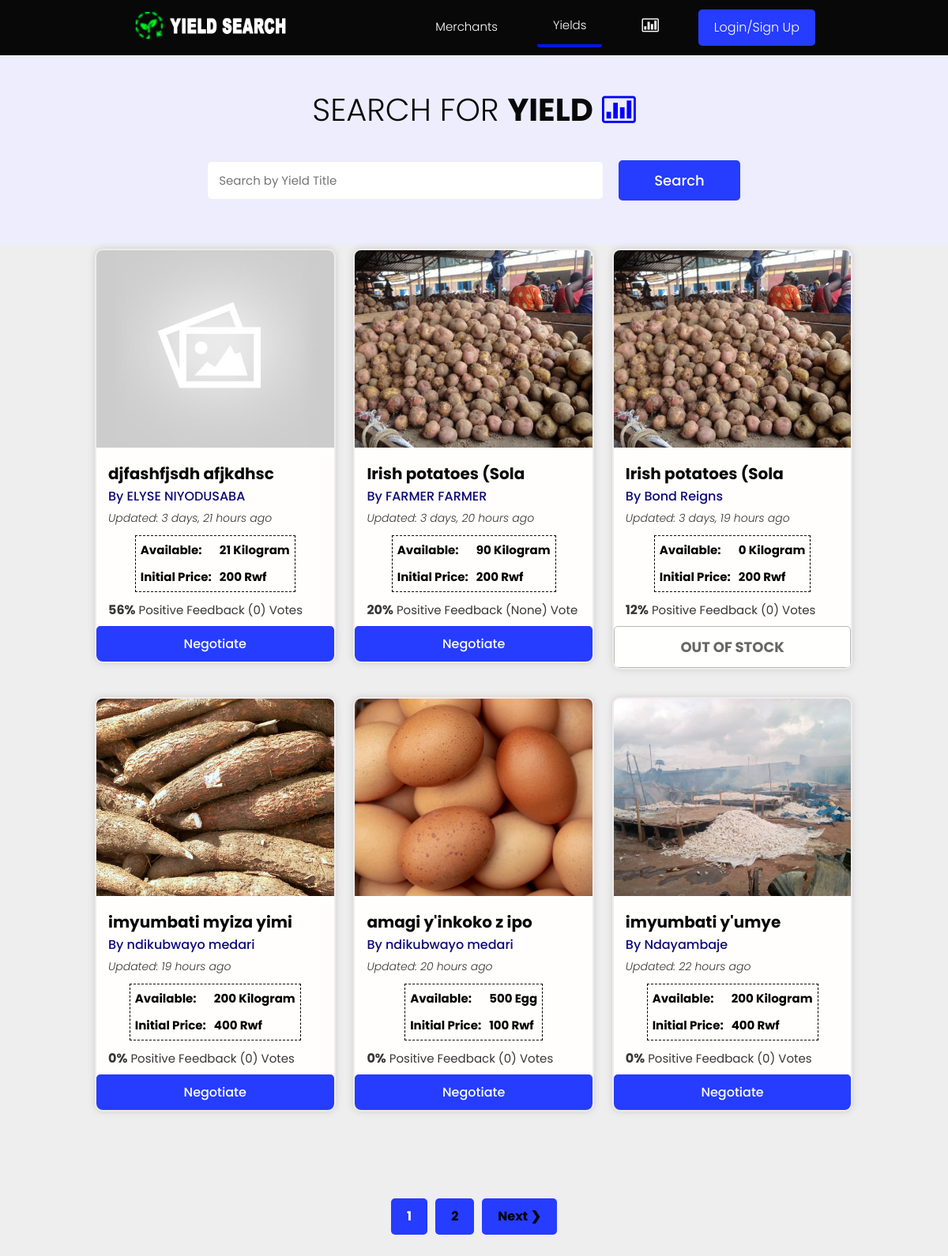
/products/, run on an earlier commit of the app's database.
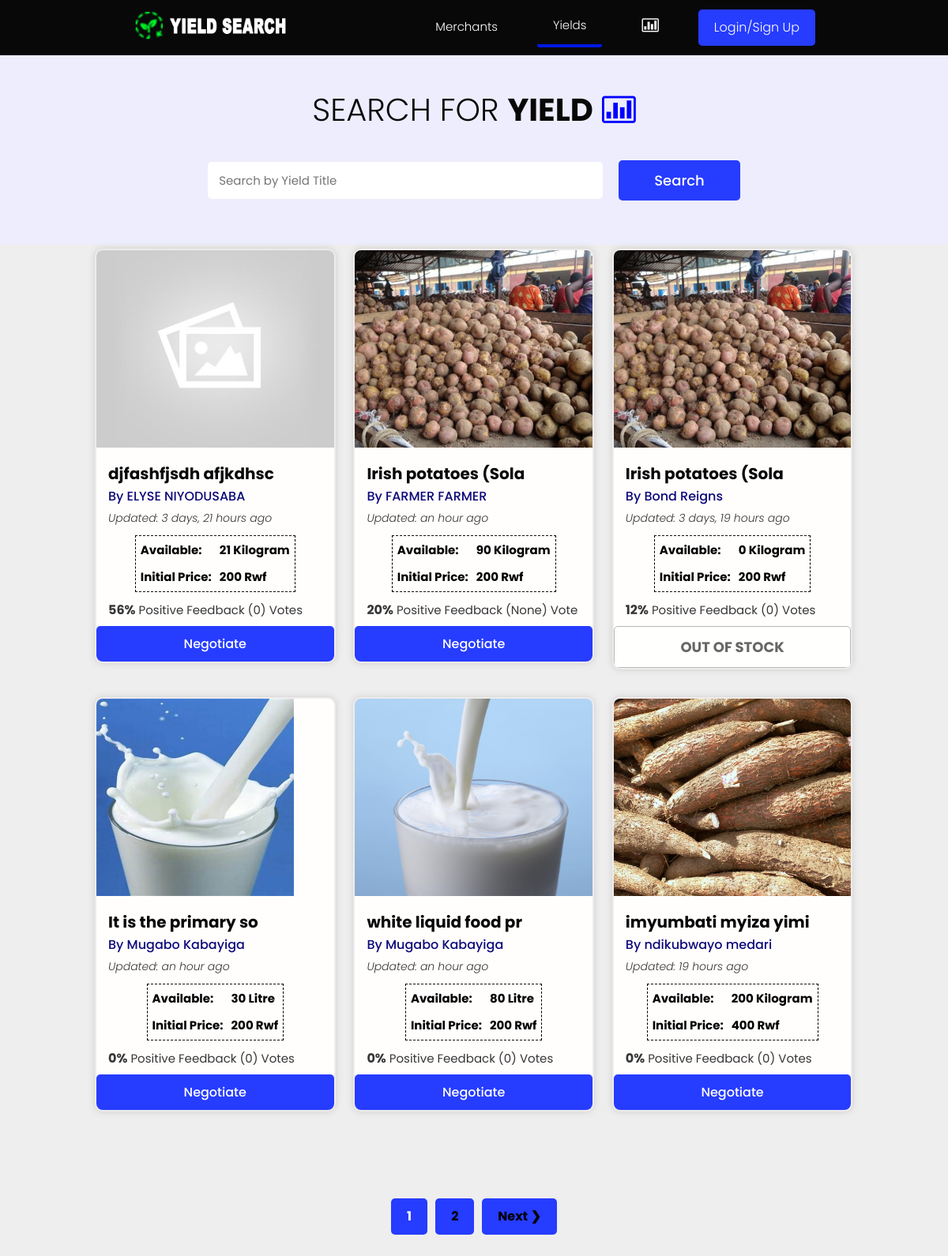
And on a later commit of the database.
### products/models.py (models this page shows, shortened)
class Product(models.Model):
    owner = models.ForeignKey(Profile, null=True, blank=True, on_delete=models.CASCADE, related_name='owner')
    name = models.ForeignKey('SingleProduct', default=uuid.uuid4, on_delete=models.CASCADE, null=True, related_name = 'product')
    description = models.TextField(null=True, blank=True)
    featured_image = models.ImageField(null=True, blank=True, default="default.jpg")
    quantity = models.PositiveIntegerField(null=True, blank=True, default=0)
    location = models.CharField(max_length=100, null=True, blank=True)
    payments = models.ManyToManyField('Payment', blank=True, default="In Hand")
    instock = models.BooleanField(blank=True, null=True, default=True)
    vote_total = models.IntegerField(default=0, null=True, blank=True)
    vote_ratio = models.IntegerField(default=0, null=True, blank=True)
    updated = models.DateTimeField(auto_now=True)
    created = models.DateTimeField(auto_now_add=True)
    id = models.UUIDField(default=uuid.uuid4, unique=True,primary_key=True, editable=True)
    class Meta:
        ordering = ['-vote_ratio', '-vote_total', '-created']
    @property
    def imageURL(self):
        try:
            url = self.featured_image.url
        except:
            url = ''
        return url

class SingleProduct(models.Model):
    name = models.CharField(max_length=200, null=True, blank=True, default="Ibirayi")
    price = models.PositiveIntegerField(null=True, blank=True, default=0)
    unity = models.CharField(max_length=200, null=True, blank=True, default="Kilogram")
    created = models.DateTimeField(auto_now_add=True)
    updated = models.DateTimeField(auto_now=True)
    id = models.UUIDField(default=uuid.uuid4, unique=True,
                          primary_key=True, editable=False)
    class Meta:
        verbose_name_plural = "Category"

### users/models.py (models this page shows, shortened)
class Profile(models.Model):
    user = models.OneToOneField(
        User, on_delete=models.CASCADE, null=True, blank=True, related_name="profile")
    name = models.CharField(max_length=200, blank=True, null=True)
    email = models.EmailField(max_length=500, blank=True, null=True)
    username = models.CharField(max_length=200, blank=True, null=True)
    born = models.DateField(max_length=200, null=True, verbose_name="Date of Birth")
    username = models.CharField(max_length=200, blank=True, null=True)
    location = models.CharField(max_length=200, blank=True, null=True)
    nid = models.PositiveIntegerField(max_length=16, blank=True, null=True)
    bio = models.TextField(blank=True, null=True)
    profile_image = models.ImageField(
        null=True, blank=True, upload_to='profiles/', default="profiles/user-default.png")
    account = models.CharField(max_length=200, blank=True, null=True)
    phone1 = models.CharField(blank=True,  max_length=13,  null=True, help_text='Example +2507XXXXXXXXXXX')
    phone2 = models.CharField(blank=True,  max_length=13, null=True, help_text='Example +2507XXXXXXXXXXX')
    created = models.DateTimeField(auto_now_add=True)
    updated = models.DateTimeField(auto_now=True)
    id = models.UUIDField(default=uuid.uuid4, unique=True,
                          primary_key=True, editable=False)
    class Meta:
        ordering = ['created']

### products/views.py (the view)
# urls.py: path('products/', include('products.urls')),
def products(request):
    if request.user.is_staff:
        return redirect('adminlog')
    if request.user.is_authenticated:
        check = request.user.profile
        if check.bio == None:
            messages.info(request, "Complete profile first!")
            return redirect('account')
        else:
            pass
    else:
        pass
    products, search_query = searchProducts(request)
    custom_range, products = paginateProducts(request, products, 6)
    context = {'products': products,
               'search_query': search_query, 'custom_range': custom_range}
    return render(request, 'products/products.html', context)

### products/utils.py (called while the page is built)
def paginateProducts(request, products, results):
    page = request.GET.get('page')
    paginator = Paginator(products, results)
    try:
        products = paginator.page(page)
    except PageNotAnInteger:
        page = 1
        products = paginator.page(page)
    except EmptyPage:
        page = paginator.num_pages
        products = paginator.page(page)
    leftIndex = (int(page) - 4)
    if leftIndex < 1:
        leftIndex = 1
    rightIndex = (int(page) + 5)
    if rightIndex > paginator.num_pages:
        rightIndex = paginator.num_pages + 1
    custom_range = range(leftIndex, rightIndex)
    return custom_range, products

### products/templates/products/products.html (shortened to what this page needs)
{% extends 'main.html' %}
{% block content %}
{% load humanize %}
<main class="products">
    <section class="hero-section text-center">
        <div class="container container--narrow">
            <div class="hero-section__box">
                <h2>Search for <span>Yield</span> <span onclick = "window.location.href='{% url 'trend' %}'; return false;" title="view Trend"><i class="fa icon-bar-chart" style="font-size: inherit; cursor:pointer; color:blue;"></i></span></h2>
            </div>
            <div class="hero-section__search">
                <form id='searchForm' class="form" action="{% url 'products' %}" method="get">
                    <div class="form__field">
                        <input class="input input--text white" id="formInput" type="text" name="search_query"
                            placeholder="Search by Yield Title" value="{{search_query}}" />
                    </div>
                    <input class="btn btn--sub btn--lg" type="submit" value="Search" />
                </form>
            </div>
        </div>
    </section>
    {% include 'products/card.html' %}
    {% include 'pagination.html' with queryset=products custom_range=custom_range %}
</main>
{% endblock %}

### products/templates/products/card.html (shortened to what this page needs)
{% load humanize %}
    <section class="productsList">
        <div class="container" >
            <div class="grid grid--three" id="MyData">
                {% if products %}
                {% for product in products %}
                {% if not product.owner == request.user.id %}
                <div class="column" id="MyRow">
                    <div class="card product" id="Data">
                        <a href="{% url 'product' product.id %}" class="product">
                            <img class="product__thumbnail" src="{{product.imageURL}}" alt="Product thumbnail" /></a>
                            <div class="card__body">
                                <h3 class="product__title">{{product.description|slice:"20"}}</h3>
                                <p><a href="{% url 'user-profile' product.owner.id %}">By
                                        {{product.owner.name}}</a>
                                </p>
                                <span class="product__author"> Updated: {{product.updated|naturaltime }} </span>
                                <table class="table">
                                    <tr>
                                        <td>Available: </td>
                                        <td>{{product.quantity}} {{product.name.unity}}</td>
                                    </tr>
                                    <tr>
                                        <td>Initial Price: </td>
                                        <td>{{product.name.price}} Rwf</td>
                                    </tr>
                                </table
                                <p class="product--rating">
                                    <span style="font-weight: bold;">{{product.vote_ratio}}%</span> Positive
                                    Feedback ({{product.vote_total}}) Vote{{product.vote_total|pluralize:"s"}}
                                </div>
                                <div class="product__tags" id="{{product.id}}">
                                    {% if product.owner.username  == request.user.username %}
                                    <button class="btn btn--sub  buy">
                                        <small><a style="color:#fff;" href=" {% url 'account' %}">Your own</a></small>
                                        </button>
                                    {% elif product.quantity > 0 %}
                                    <button class="btn btn--sub  buy" style="cursor:pointer;" onclick="window.location.href='{% url 'checkout-product' product.id %}'">
                                        <small>Negotiate</small>
                                        </button>
                                    {% else %}
                                    <button class="btn btn--sub btn--lg buy" disabled><small>OUT OF STOCK</small></button>
                                    {% endif %}
                            </div>
                    </div>
                </div>
                {% else %}
                 <p id="no-data">No other products Yet</p>
                {% endif %}
                {% endfor %}
                {% else %}
                <p id="no-data">No Data yet</p>
                {% endif %}
            </div>
        </div>
    </section>

What changed in the data, as far as the page shows it:
no longer on this page (row unchanged): Product: imageURL (picture), description "amagi y'inkoko z ipo", owner.name "ndikubwayo medari", updated "20 hours ago", quantity "500", name.unity "Egg", name.price "100", vote_ratio "0", vote_total "0", shows "Negotiate"
no longer on this page (row unchanged): Product: imageURL (picture), description "imyumbati y'umye", owner.name "Ndayambaje", updated "22 hours ago", quantity "200", name.unity "Kilogram", name.price "400", vote_ratio "0", vote_total "0", shows "Negotiate"
changed Product "None": updated "3 days, 20 hours ago" → "an hour ago"
added Product: imageURL (picture), description "It is the primary so", owner.name "Mugabo Kabayiga", updated "an hour ago", quantity "30", name.unity "Litre", name.price "200", vote_ratio "0", vote_total "0", shows "Negotiate"
added Product: imageURL (picture), description "white liquid food pr", owner.name "Mugabo Kabayiga", updated "an hour ago", quantity "80", name.unity "Litre", name.price "200", vote_ratio "0", vote_total "0", shows "Negotiate"
